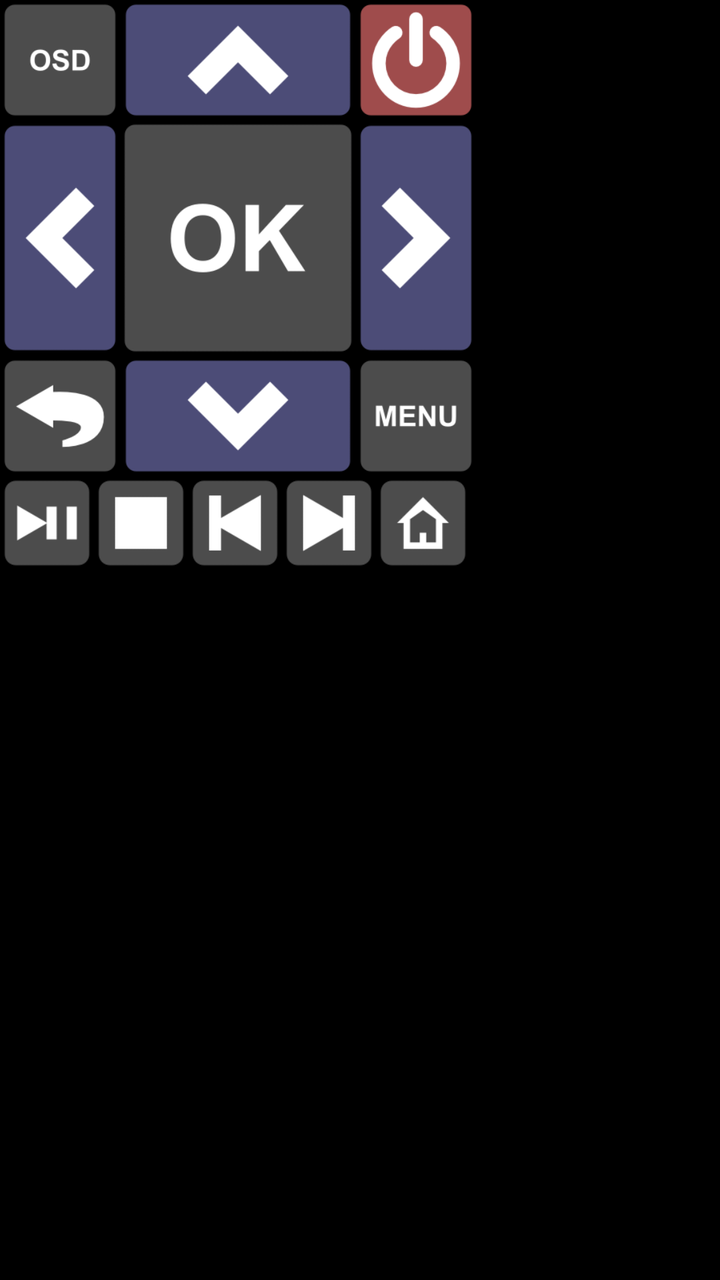
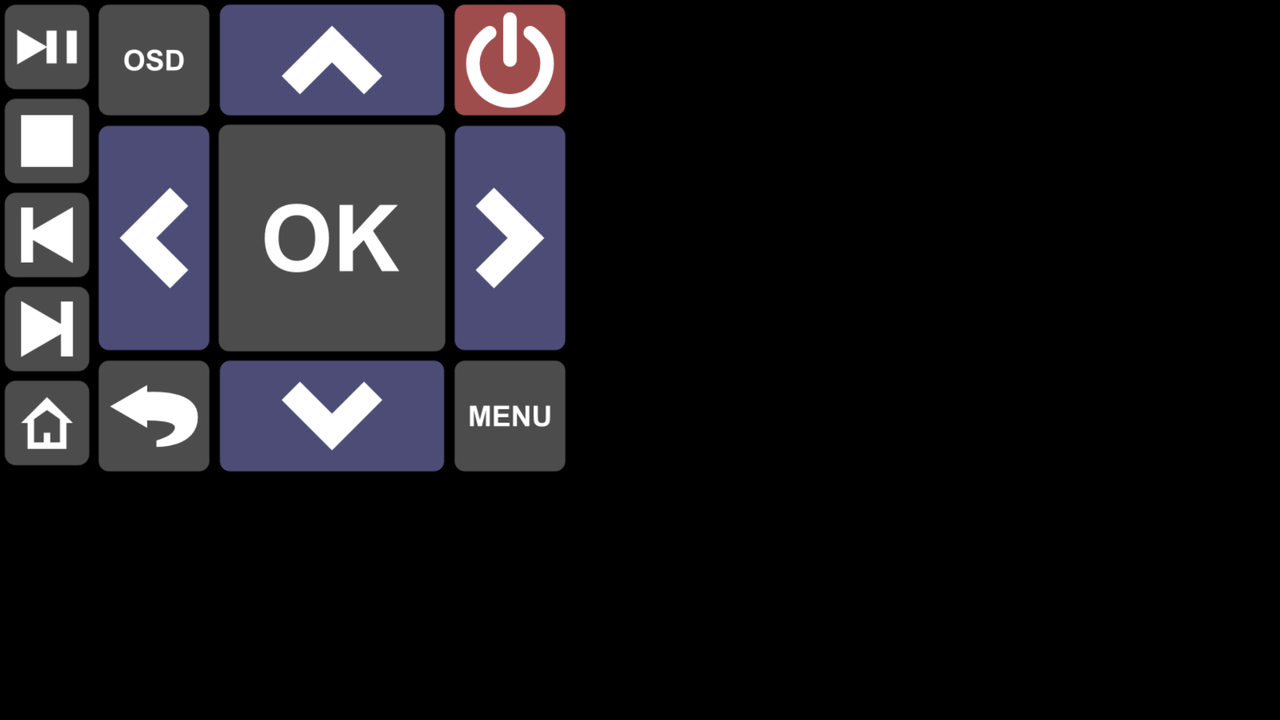

Two renders of one Android screen. The first uses the default layout on a phone; the second uses the alternative layout the repository ships for a different screen configuration, on a matching device. The two XML files are below.
<!-- AndroidManifest.xml: application theme android:Theme.Black.NoTitleBar -->
<!-- res/layout/widget_remote_control_medium.xml -->
<?xml version="1.0" encoding="utf-8"?>
<FrameLayout xmlns:android="http://schemas.android.com/apk/res/android"
    android:layout_width="match_parent"
    android:layout_height="match_parent"
    >
    
    <LinearLayout
        android:layout_width="wrap_content"
        android:layout_height="wrap_content"
        android:orientation="vertical"
        android:background="#88000000"
        >
    
	    <LinearLayout
	        android:id="@+id/remoteDpadTop"
	        android:layout_width="wrap_content"
	        android:layout_height="wrap_content"
	        >
	      
			<ImageButton
			    android:id="@+id/remoteButtonOsd"
			    style="@style/RemoteButton"
			    android:layout_width="@dimen/widget_medium_regButtonWidth"
			    android:layout_height="@dimen/widget_medium_regButtonHeight"
			    android:src="@drawable/remote_osd_bg"
			    android:tag="button.osd"
			    />
			<ImageButton
			    android:id="@+id/remoteButtonUp"
			    style="@style/RemoteButton"
			    android:layout_width="@dimen/widget_medium_largeButtonWidth"
			    android:layout_height="@dimen/widget_medium_regButtonHeight"
			    android:src="@drawable/remote_dpad_up_bg"
			    android:tag="button.dpad_up"
			    />
			<ImageButton
			    android:id="@+id/remoteButtonPower"
			    style="@style/RemoteButton"
			    android:layout_width="@dimen/widget_medium_regButtonWidth"
			    android:layout_height="@dimen/widget_medium_regButtonHeight"
			    android:src="@drawable/remote_power_big_bg"
			    android:tag="button.power"
			    />
	
	    </LinearLayout>
	
		<LinearLayout
			android:id="@+id/remoteDpadMiddle"
			android:layout_width="wrap_content"
			android:layout_height="wrap_content"
			>
		
			<ImageButton
				android:id="@+id/remoteButtonLeft"
				style="@style/RemoteButton"
				android:layout_width="@dimen/widget_medium_regButtonWidth"
				android:layout_height="@dimen/widget_medium_largeButtonHeight"
				android:src="@drawable/remote_dpad_left_bg"
				android:tag="button.dpad_left"
				/>
			<ImageButton
				android:id="@+id/remoteButtonOK"
				style="@style/RemoteButton"
				android:layout_width="@dimen/widget_medium_largeButtonWidth"
				android:layout_height="@dimen/widget_medium_largeButtonHeight"
				android:src="@drawable/remote_ok_bg"
				android:tag="button.ok"
				/>
			<ImageButton
				android:id="@+id/remoteButtonRight"
				style="@style/RemoteButton"
				android:layout_width="@dimen/widget_medium_regButtonWidth"
				android:layout_height="@dimen/widget_medium_largeButtonHeight"
				android:src="@drawable/remote_dpad_right_bg"
				android:tag="button.dpad_right"
				/>
		         
		</LinearLayout>
	
		<LinearLayout
			android:id="@+id/remoteDpadBottom"
			android:layout_width="wrap_content"
			android:layout_height="wrap_content"
			>
		         
			<ImageButton
				android:id="@+id/remoteButtonBack"
				style="@style/RemoteButton"
				android:layout_width="@dimen/widget_medium_regButtonWidth"
				android:layout_height="@dimen/widget_medium_regButtonHeight"
				android:src="@drawable/remote_back_bg"
				android:tag="button.back"
				/>
			<ImageButton
				android:id="@+id/remoteButtonDown"
				style="@style/RemoteButton"
				android:layout_width="@dimen/widget_medium_largeButtonWidth"
				android:layout_height="@dimen/widget_medium_regButtonHeight"
				android:src="@drawable/remote_dpad_down_bg"
				android:tag="button.dpad_down"
				/>
			<ImageButton
				android:id="@+id/remoteButtonMenu"
				style="@style/RemoteButton"
				android:layout_width="@dimen/widget_medium_regButtonWidth"
				android:layout_height="@dimen/widget_medium_regButtonHeight"
				android:src="@drawable/remote_menu_bg"
				android:tag="button.menu" 
				/>
		         	            
		</LinearLayout>
	        
		<LinearLayout
			android:id="@+id/remoteBottom"
			android:layout_width="wrap_content"
			android:layout_height="wrap_content"
			>
		    
			<ImageButton
				android:id="@+id/remoteButtonPlay"
				style="@style/RemoteButton"
				android:layout_width="@dimen/widget_medium_smallButtonWidth"
				android:layout_height="@dimen/widget_medium_smallButtonHeight"
				android:src="@drawable/remote_playpause_bg"
				android:tag="button.play" 
				/>
			<ImageButton
				android:id="@+id/remoteButtonStop"
				style="@style/RemoteButton"
				android:layout_width="@dimen/widget_medium_smallButtonWidth"
				android:layout_height="@dimen/widget_medium_smallButtonHeight"
				android:src="@drawable/remote_stop_bg"
				android:tag="button.stop" 
				/>
			<ImageButton
				android:id="@+id/remoteButtonPrevious"
				style="@style/RemoteButton"
				android:layout_width="@dimen/widget_medium_smallButtonWidth"
				android:layout_height="@dimen/widget_medium_smallButtonHeight"
				android:src="@drawable/remote_skip_previous_bg"
				android:tag="button.skip_previous"
				/>
			<ImageButton
				android:id="@+id/remoteButtonNext"
				style="@style/RemoteButton"
				android:layout_width="@dimen/widget_medium_smallButtonWidth"
				android:layout_height="@dimen/widget_medium_smallButtonHeight"
				android:src="@drawable/remote_skip_next_bg"
				android:tag="button.skip_next" 
				/>
			<ImageButton
				android:id="@+id/remoteButtonHome"
				style="@style/RemoteButton"
				android:layout_width="@dimen/widget_medium_smallButtonWidth"
				android:layout_height="@dimen/widget_medium_smallButtonHeight"
				android:src="@drawable/remote_home_bg"
				android:tag="button.home" 
				/>
		     
		</LinearLayout>
	
	</LinearLayout>

</FrameLayout>
<!-- resources referenced by this layout -->
<resources>
  <dimen name="widget_medium_largeButtonHeight">116dp</dimen>
  <dimen name="widget_medium_largeButtonWidth">116dp</dimen>
  <dimen name="widget_medium_regButtonHeight">58dp</dimen>
  <dimen name="widget_medium_regButtonWidth">58dp</dimen>
  <dimen name="widget_medium_smallButtonHeight">45dp</dimen>
  <dimen name="widget_medium_smallButtonWidth">45dp</dimen>
  <!-- drawable remote_back_bg (drawable) -->
  <?xml version="1.0" encoding="utf-8"?>
  <selector xmlns:android="http://schemas.android.com/apk/res/android" >
  	<item android:state_pressed="true" android:drawable="@drawable/remote_back_pressed"/>
  	<item android:drawable="@drawable/remote_back"/>
  </selector>
  <!-- drawable remote_dpad_up_bg (drawable) -->
  <?xml version="1.0" encoding="utf-8"?>
  <selector xmlns:android="http://schemas.android.com/apk/res/android" >
  	<item android:state_pressed="true" android:drawable="@drawable/remote_dpad_up_pressed"/>
  	<item android:drawable="@drawable/remote_dpad_up"/>
  </selector>
  <!-- drawable remote_home_bg (drawable) -->
  <?xml version="1.0" encoding="utf-8"?>
  <selector xmlns:android="http://schemas.android.com/apk/res/android" >
  	<item android:state_pressed="true" android:drawable="@drawable/remote_home_pressed"/>
  	<item android:drawable="@drawable/remote_home"/>
  </selector>
  <!-- drawable remote_menu_bg (drawable) -->
  <?xml version="1.0" encoding="utf-8"?>
  <selector xmlns:android="http://schemas.android.com/apk/res/android" >
  	<item android:state_pressed="true" android:drawable="@drawable/remote_menu_pressed"/>
  	<item android:drawable="@drawable/remote_menu"/>
  </selector>
  <!-- drawable remote_ok_bg (drawable) -->
  <?xml version="1.0" encoding="utf-8"?>
  <selector xmlns:android="http://schemas.android.com/apk/res/android" >
  	<item android:state_pressed="true" android:drawable="@drawable/remote_ok_pressed"/>
  	<item android:drawable="@drawable/remote_ok"/>
  </selector>
  <!-- drawable remote_osd_bg (drawable) -->
  <?xml version="1.0" encoding="utf-8"?>
  <selector xmlns:android="http://schemas.android.com/apk/res/android" >
  	<item android:state_pressed="true" android:drawable="@drawable/remote_osd_pressed"/>
  	<item android:drawable="@drawable/remote_osd"/>
  </selector>
  <!-- drawable remote_playpause_bg (drawable) -->
  <?xml version="1.0" encoding="utf-8"?>
  <selector xmlns:android="http://schemas.android.com/apk/res/android" >
  	<item android:state_pressed="true" android:drawable="@drawable/remote_playpause_pressed"/>
  	<item android:drawable="@drawable/remote_playpause"/>
  </selector>
  <!-- drawable remote_power_big_bg (drawable) -->
  <?xml version="1.0" encoding="utf-8"?>
  <selector xmlns:android="http://schemas.android.com/apk/res/android" >
  	<item android:state_pressed="true" android:drawable="@drawable/remote_power_big_pressed"/>
  	<item android:drawable="@drawable/remote_power_big"/>
  </selector>
  <!-- drawable remote_skip_next_bg (drawable) -->
  <?xml version="1.0" encoding="utf-8"?>
  <selector xmlns:android="http://schemas.android.com/apk/res/android" >
  	<item android:state_pressed="true" android:drawable="@drawable/remote_skip_next_pressed"/>
  	<item android:drawable="@drawable/remote_skip_next"/>
  </selector>
  <!-- drawable remote_stop_bg (drawable) -->
  <?xml version="1.0" encoding="utf-8"?>
  <selector xmlns:android="http://schemas.android.com/apk/res/android" >
  	<item android:state_pressed="true" android:drawable="@drawable/remote_stop_pressed"/>
  	<item android:drawable="@drawable/remote_stop"/>
  </selector>
  <style name="RemoteButton">
  		<item name="android:layout_width">wrap_content</item>
  		<item name="android:layout_height">wrap_content</item>
  		<item name="android:background">@color/transparent</item>
  		<item name="android:scaleType">fitCenter</item>
  		<item name="android:layout_margin">1dp</item>
  	</style>
  <color name="transparent">#00000000</color>
</resources>
<!-- res/layout-land/widget_remote_control_medium.xml (the repository's variant of the layout above) -->
<!-- drawn on the phone turned sideways -->
<?xml version="1.0" encoding="utf-8"?>
<FrameLayout xmlns:android="http://schemas.android.com/apk/res/android"
    android:layout_width="match_parent"
    android:layout_height="match_parent"
    >
    
    <LinearLayout
        android:layout_width="wrap_content"
        android:layout_height="wrap_content"
        android:orientation="horizontal"
        android:background="#88000000"
        >
        
	    <LinearLayout
			android:id="@+id/remoteLeftSide"
			android:layout_width="wrap_content"
			android:layout_height="wrap_content"
			android:orientation="vertical"
			>
		    
			<ImageButton
				android:id="@+id/remoteButtonPlay"
				style="@style/RemoteButton"
				android:layout_width="@dimen/widget_medium_smallButtonWidth"
				android:layout_height="@dimen/widget_medium_smallButtonHeight"
				android:src="@drawable/remote_playpause_bg"
				android:tag="button.play" 
				/>
			<ImageButton
				android:id="@+id/remoteButtonStop"
				style="@style/RemoteButton"
				android:layout_width="@dimen/widget_medium_smallButtonWidth"
				android:layout_height="@dimen/widget_medium_smallButtonHeight"
				android:src="@drawable/remote_stop_bg"
				android:tag="button.stop" 
				/>
			<ImageButton
				android:id="@+id/remoteButtonPrevious"
				style="@style/RemoteButton"
				android:layout_width="@dimen/widget_medium_smallButtonWidth"
				android:layout_height="@dimen/widget_medium_smallButtonHeight"
				android:src="@drawable/remote_skip_previous_bg"
				android:tag="button.skip_previous"
				/>
			<ImageButton
				android:id="@+id/remoteButtonNext"
				style="@style/RemoteButton"
				android:layout_width="@dimen/widget_medium_smallButtonWidth"
				android:layout_height="@dimen/widget_medium_smallButtonHeight"
				android:src="@drawable/remote_skip_next_bg"
				android:tag="button.skip_next" 
				/>
			<ImageButton
				android:id="@+id/remoteButtonHome"
				style="@style/RemoteButton"
				android:layout_width="@dimen/widget_medium_smallButtonWidth"
				android:layout_height="@dimen/widget_medium_smallButtonHeight"
				android:src="@drawable/remote_home_bg"
				android:tag="button.home" 
				/>
		     
		</LinearLayout>
		
		<LinearLayout
			android:id="@+id/remoteRightSide"
			android:layout_width="wrap_content"
			android:layout_height="wrap_content"
			android:orientation="vertical"
			>
			
		    <LinearLayout
		        android:id="@+id/remoteDpadTop"
		        android:layout_width="wrap_content"
		        android:layout_height="wrap_content"
		        >
		      
				<ImageButton
				    android:id="@+id/remoteButtonOsd"
				    style="@style/RemoteButton"
				    android:layout_width="@dimen/widget_medium_regButtonWidth"
				    android:layout_height="@dimen/widget_medium_regButtonHeight"
				    android:src="@drawable/remote_osd_bg"
				    android:tag="button.osd"
				    />
				<ImageButton
				    android:id="@+id/remoteButtonUp"
				    style="@style/RemoteButton"
				    android:layout_width="@dimen/widget_medium_largeButtonWidth"
				    android:layout_height="@dimen/widget_medium_regButtonHeight"
				    android:src="@drawable/remote_dpad_up_bg"
				    android:tag="button.dpad_up"
				    />
				<ImageButton
				    android:id="@+id/remoteButtonPower"
				    style="@style/RemoteButton"
				    android:layout_width="@dimen/widget_medium_regButtonWidth"
				    android:layout_height="@dimen/widget_medium_regButtonHeight"
				    android:src="@drawable/remote_power_big_bg"
				    android:tag="button.power"
				    />
		
		    </LinearLayout>
		
			<LinearLayout
				android:id="@+id/remoteDpadMiddle"
				android:layout_width="wrap_content"
				android:layout_height="wrap_content"
				>
			
				<ImageButton
					android:id="@+id/remoteButtonLeft"
					style="@style/RemoteButton"
					android:layout_width="@dimen/widget_medium_regButtonWidth"
					android:layout_height="@dimen/widget_medium_largeButtonHeight"
					android:src="@drawable/remote_dpad_left_bg"
					android:tag="button.dpad_left"
					/>
				<ImageButton
					android:id="@+id/remoteButtonOK"
					style="@style/RemoteButton"
					android:layout_width="@dimen/widget_medium_largeButtonWidth"
					android:layout_height="@dimen/widget_medium_largeButtonHeight"
					android:src="@drawable/remote_ok_bg"
					android:tag="button.ok"
					/>
				<ImageButton
					android:id="@+id/remoteButtonRight"
					style="@style/RemoteButton"
					android:layout_width="@dimen/widget_medium_regButtonWidth"
					android:layout_height="@dimen/widget_medium_largeButtonHeight"
					android:src="@drawable/remote_dpad_right_bg"
					android:tag="button.dpad_right"
					/>
			         
			</LinearLayout>
		
			<LinearLayout
				android:id="@+id/remoteDpadBottom"
				android:layout_width="wrap_content"
				android:layout_height="wrap_content"
				>
			         
				<ImageButton
					android:id="@+id/remoteButtonBack"
					style="@style/RemoteButton"
					android:layout_width="@dimen/widget_medium_regButtonWidth"
					android:layout_height="@dimen/widget_medium_regButtonHeight"
					android:src="@drawable/remote_back_bg"
					android:tag="button.back"
					/>
				<ImageButton
					android:id="@+id/remoteButtonDown"
					style="@style/RemoteButton"
					android:layout_width="@dimen/widget_medium_largeButtonWidth"
					android:layout_height="@dimen/widget_medium_regButtonHeight"
					android:src="@drawable/remote_dpad_down_bg"
					android:tag="button.dpad_down"
					/>
				<ImageButton
					android:id="@+id/remoteButtonMenu"
					style="@style/RemoteButton"
					android:layout_width="@dimen/widget_medium_regButtonWidth"
					android:layout_height="@dimen/widget_medium_regButtonHeight"
					android:src="@drawable/remote_menu_bg"
					android:tag="button.menu" 
					/>
			         	            
			</LinearLayout>
	
		</LinearLayout>
		
	</LinearLayout>

</FrameLayout>
<!-- resources referenced by the variant -->
<!-- as the phone turned sideways resolves them -->
<resources>
  <!-- from res/values-land/ -->
  <dimen name="widget_medium_largeButtonHeight">116dp</dimen>
  <!-- from res/values-land/ -->
  <dimen name="widget_medium_largeButtonWidth">116dp</dimen>
  <!-- from res/values-land/ -->
  <dimen name="widget_medium_regButtonHeight">58dp</dimen>
  <!-- from res/values-land/ -->
  <dimen name="widget_medium_regButtonWidth">58dp</dimen>
  <!-- from res/values-land/ -->
  <dimen name="widget_medium_smallButtonHeight">45dp</dimen>
  <!-- from res/values-land/ -->
  <dimen name="widget_medium_smallButtonWidth">45dp</dimen>
  <!-- drawable remote_back_bg (drawable) -->
  <?xml version="1.0" encoding="utf-8"?>
  <selector xmlns:android="http://schemas.android.com/apk/res/android" >
  	<item android:state_pressed="true" android:drawable="@drawable/remote_back_pressed"/>
  	<item android:drawable="@drawable/remote_back"/>
  </selector>
  <!-- drawable remote_dpad_up_bg (drawable) -->
  <?xml version="1.0" encoding="utf-8"?>
  <selector xmlns:android="http://schemas.android.com/apk/res/android" >
  	<item android:state_pressed="true" android:drawable="@drawable/remote_dpad_up_pressed"/>
  	<item android:drawable="@drawable/remote_dpad_up"/>
  </selector>
  <!-- drawable remote_home_bg (drawable) -->
  <?xml version="1.0" encoding="utf-8"?>
  <selector xmlns:android="http://schemas.android.com/apk/res/android" >
  	<item android:state_pressed="true" android:drawable="@drawable/remote_home_pressed"/>
  	<item android:drawable="@drawable/remote_home"/>
  </selector>
  <!-- drawable remote_menu_bg (drawable) -->
  <?xml version="1.0" encoding="utf-8"?>
  <selector xmlns:android="http://schemas.android.com/apk/res/android" >
  	<item android:state_pressed="true" android:drawable="@drawable/remote_menu_pressed"/>
  	<item android:drawable="@drawable/remote_menu"/>
  </selector>
  <!-- drawable remote_ok_bg (drawable) -->
  <?xml version="1.0" encoding="utf-8"?>
  <selector xmlns:android="http://schemas.android.com/apk/res/android" >
  	<item android:state_pressed="true" android:drawable="@drawable/remote_ok_pressed"/>
  	<item android:drawable="@drawable/remote_ok"/>
  </selector>
  <!-- drawable remote_osd_bg (drawable) -->
  <?xml version="1.0" encoding="utf-8"?>
  <selector xmlns:android="http://schemas.android.com/apk/res/android" >
  	<item android:state_pressed="true" android:drawable="@drawable/remote_osd_pressed"/>
  	<item android:drawable="@drawable/remote_osd"/>
  </selector>
  <!-- drawable remote_playpause_bg (drawable) -->
  <?xml version="1.0" encoding="utf-8"?>
  <selector xmlns:android="http://schemas.android.com/apk/res/android" >
  	<item android:state_pressed="true" android:drawable="@drawable/remote_playpause_pressed"/>
  	<item android:drawable="@drawable/remote_playpause"/>
  </selector>
  <!-- drawable remote_power_big_bg (drawable) -->
  <?xml version="1.0" encoding="utf-8"?>
  <selector xmlns:android="http://schemas.android.com/apk/res/android" >
  	<item android:state_pressed="true" android:drawable="@drawable/remote_power_big_pressed"/>
  	<item android:drawable="@drawable/remote_power_big"/>
  </selector>
  <!-- drawable remote_skip_next_bg (drawable) -->
  <?xml version="1.0" encoding="utf-8"?>
  <selector xmlns:android="http://schemas.android.com/apk/res/android" >
  	<item android:state_pressed="true" android:drawable="@drawable/remote_skip_next_pressed"/>
  	<item android:drawable="@drawable/remote_skip_next"/>
  </selector>
  <!-- drawable remote_stop_bg (drawable) -->
  <?xml version="1.0" encoding="utf-8"?>
  <selector xmlns:android="http://schemas.android.com/apk/res/android" >
  	<item android:state_pressed="true" android:drawable="@drawable/remote_stop_pressed"/>
  	<item android:drawable="@drawable/remote_stop"/>
  </selector>
  <style name="RemoteButton">
  		<item name="android:layout_width">wrap_content</item>
  		<item name="android:layout_height">wrap_content</item>
  		<item name="android:background">@color/transparent</item>
  		<item name="android:scaleType">fitCenter</item>
  		<item name="android:layout_margin">1dp</item>
  	</style>
  <color name="transparent">#00000000</color>
</resources>
